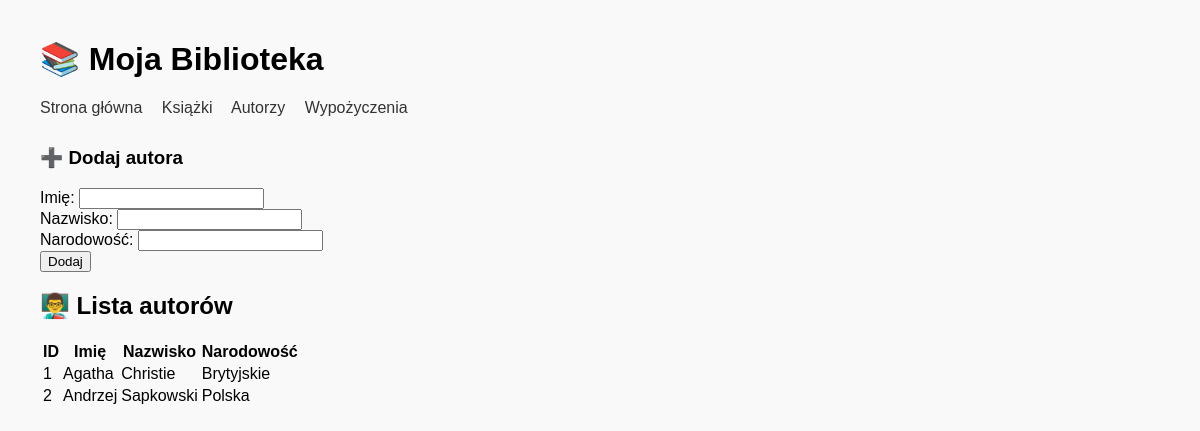
Page /authors on the earlier database version.
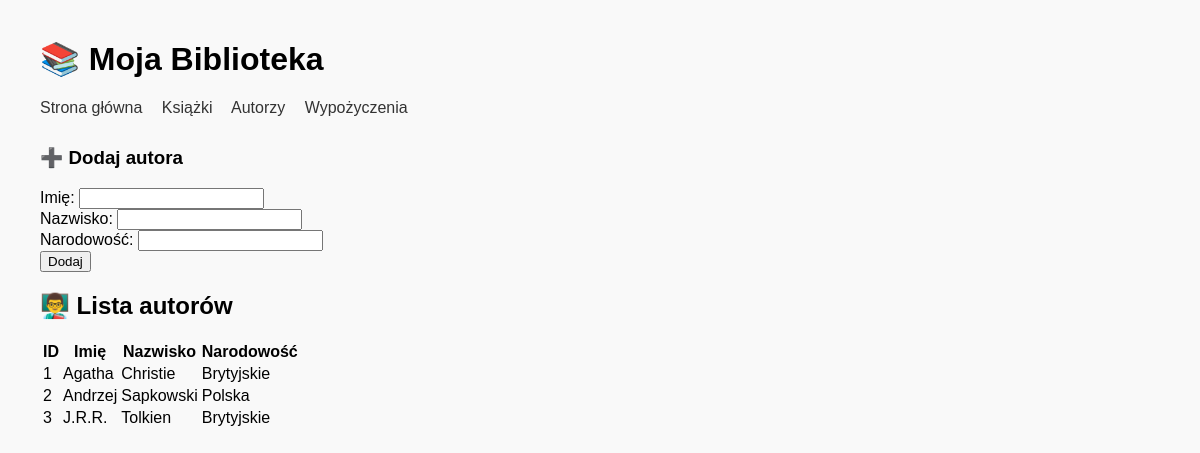
Same page on the later database version.
### app/models.py (models this page shows, shortened)
class Author(db.Model):
    __tablename__ = "authors"
    id = db.Column(db.Integer, primary_key=True)
    name = db.Column(db.String(100), nullable=False)
    surname = db.Column(db.String(100), nullable=False)
    nationality = db.Column(db.String(100))
    books = db.relationship("Book", backref="author", lazy="dynamic")

### app/routes.py (the view, shortened to what this page needs)
@app.route("/authors", strict_slashes=False, methods=["GET", "POST"])
def authors():
    all_authors = Author.query.all()
    return render_template("authors.html", authors=all_authors)

### app/templates/authors.html (shortened to what this page needs)
{% extends "base.html" %}
{% block content %}
<h3>➕ Dodaj autora</h3>
<form method="POST">
    <label for="name">Imię:</label>
    <input type="text" name="name" required><br>
    <label for="surname">Nazwisko:</label>
    <input type="text" name="surname" required><br>
    <label for="nationality">Narodowość:</label>
    <input type="text" name="nationality"><br>
    <button type="submit">Dodaj</button>
</form>
<h2>👨‍🏫 Lista autorów</h2>
<table>
    <tr>
        <th>ID</th>
        <th>Imię</th>
        <th>Nazwisko</th>
        <th>Narodowość</th>
    </tr>
    {% for author in authors %}
    <tr>
        <td>{{ author.id }}</td>
        <td>{{ author.name }}</td>
        <td>{{ author.surname }}</td>
        <td>{{ author.nationality or "—" }}</td>
    </tr>
    {% endfor %}
</table>
{% endblock %}

Differences in the rows shown:
added Author: id "3", name "J.R.R.", surname "Tolkien", nationality "Brytyjskie"
